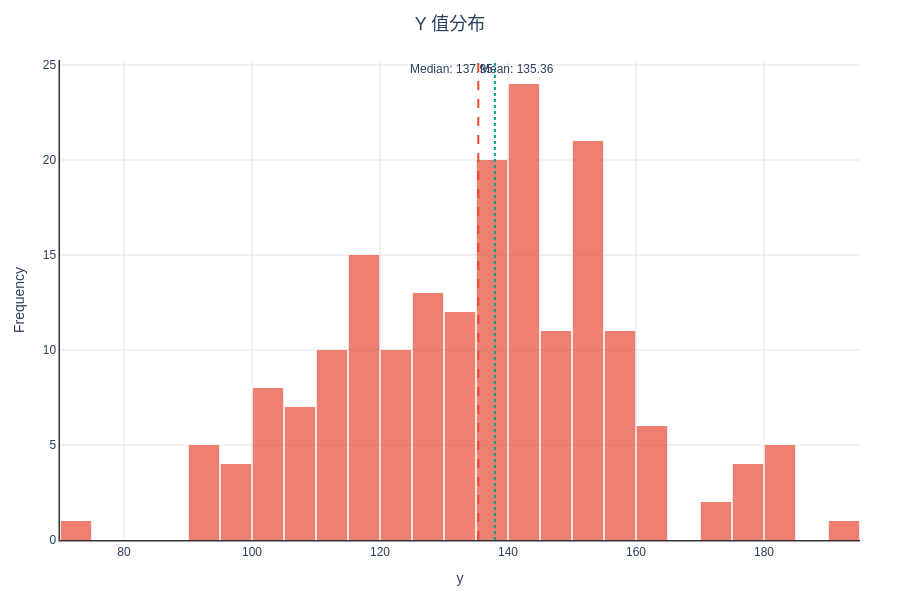

The cell this chart's notebook holds for it:
### Code cell
# 5.6 直方图
print("直方图（histogram）")
fig = viz.histogram(
    df_clean,
    x="y",
    bins=30,
    title="Y 值分布",
    show_kde=True,
)
fig.show()

### Figure 1 — Plotly figure (JSON) as saved in the notebook; plotly's stock layout.template omitted (floating-point values rounded to 4 significant figures; data arrays with more than 128 entries replaced by an {"elided": "..."} marker saying what was removed)
{"data": [{"marker": {"color": "#E64B35"}, "name": "Histogram", "nbinsx": 30, "opacity": 0.7, "type": "histogram", "x": {"elided": "190 float values"}}], "layout": {"annotations": [{"showarrow": false, "text": "Mean: 135.36", "x": 135.4, "xanchor": "left", "xref": "x", "y": 1, "yanchor": "top", "yref": "y domain"}, {"showarrow": false, "text": "Median: 137.95", "x": 137.9, "xanchor": "right", "xref": "x", "y": 1, "yanchor": "top", "yref": "y domain"}], "bargap": 0.05, "font": {"family": "Arial, sans-serif", "size": 12}, "height": 600, "legend": {"bgcolor": "rgba(255,255,255,0.8)", "borderwidth": 1, "font": {"size": 12}}, "margin": {"b": 60, "l": 60, "r": 40, "t": 60}, "paper_bgcolor": "white", "plot_bgcolor": "white", "shapes": [{"line": {"color": "#E64B35", "dash": "dash"}, "type": "line", "x0": 135.4, "x1": 135.4, "xref": "x", "y0": 0, "y1": 1, "yref": "y domain"}, {"line": {"color": "#00A087", "dash": "dot"}, "type": "line", "x0": 137.9, "x1": 137.9, "xref": "x", "y0": 0, "y1": 1, "yref": "y domain"}], "title": {"font": {"family": "Arial, sans-serif", "size": 18}, "text": "Y 值分布", "x": 0.5, "xanchor": "center"}, "width": 900, "xaxis": {"gridcolor": "#E5E5E5", "gridwidth": 1, "linecolor": "#333333", "linewidth": 1.5, "showgrid": true, "tickfont": {"size": 12}, "title": {"font": {"size": 14}, "text": "y"}, "zeroline": false}, "yaxis": {"gridcolor": "#E5E5E5", "gridwidth": 1, "linecolor": "#333333", "linewidth": 1.5, "showgrid": true, "tickfont": {"size": 12}, "title": {"font": {"size": 14}, "text": "Frequency"}, "zeroline": false}}}
